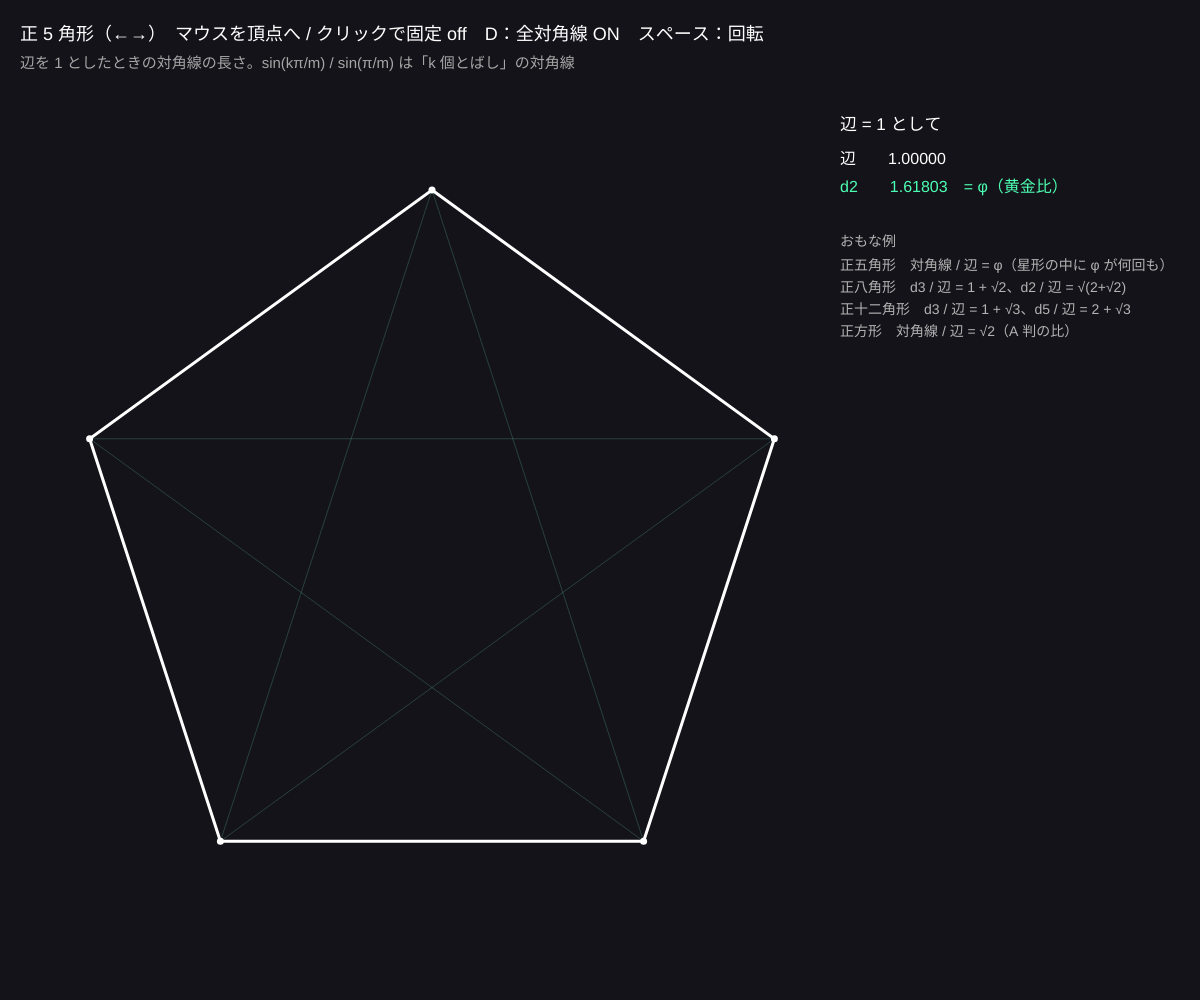
Frame 1 (no input)
Frame 60 (no input): identical to frame 1, image omitted
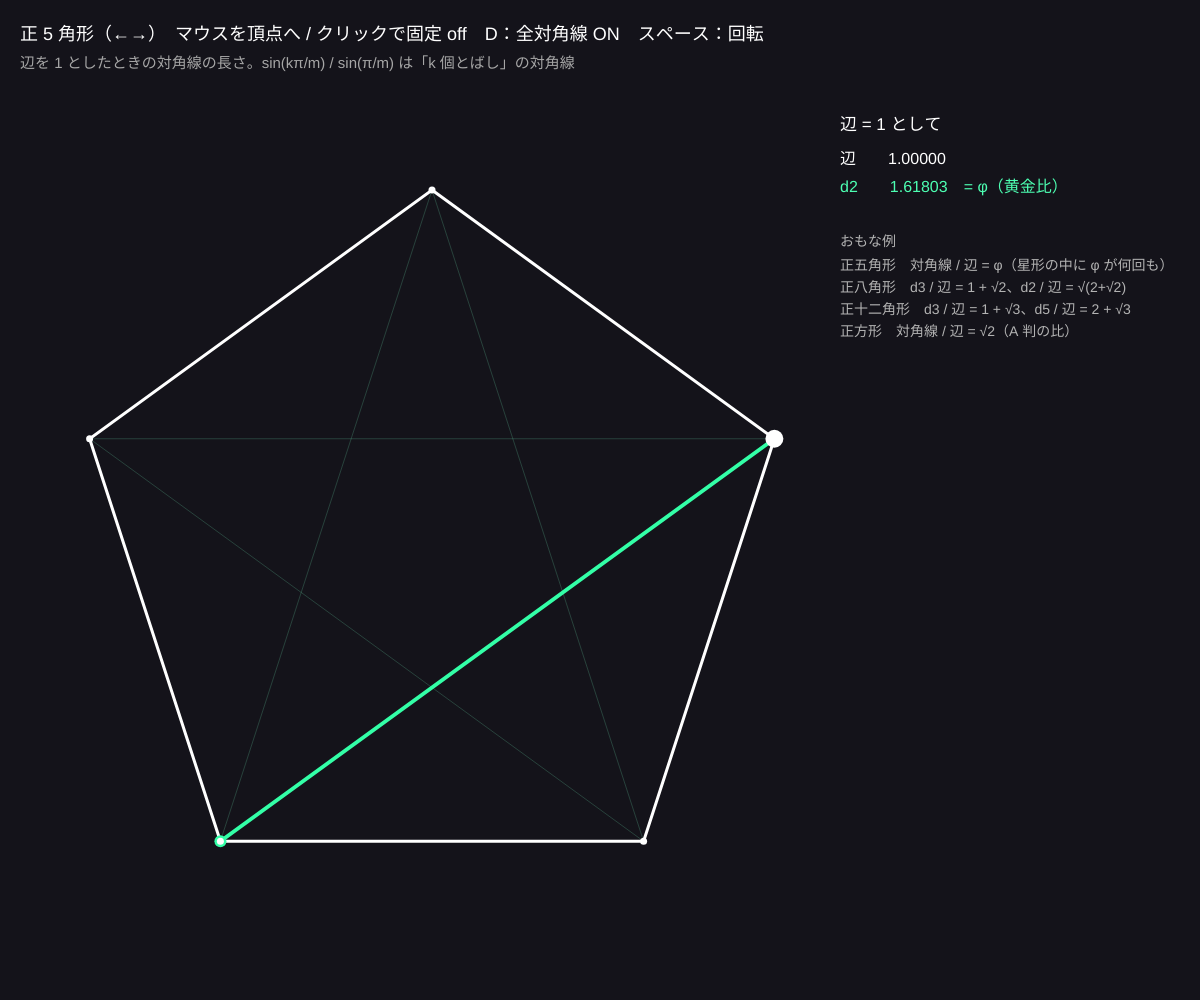
Frame 120 (the mouse pressed at the canvas centre since frame 60)

The p5.js sketch that drew these frames (run headless with seeded random() and noise() and a simulated clock; from frame 60 on, the mouse is pressed at the canvas centre):

// p5.js sketch
// ── sketch.js
// ============================================
// 06 正多角形の中の貴金属比
// 正 m 角形で、k 個とばしの対角線と辺の比は  d(k) / 辺 = sin(kπ/m) / sin(π/m)
//   正五角形 → φ（黄金比） / 正八角形 → 1+√2（白銀比） / 正十二角形 → 1+√3, 2+√3 …
// ←→ = 角の数 m / マウスを頂点に近づける = その頂点からの対角線 / クリック = 固定 / D = 全対角線 / スペース = 回転
// ============================================

let m = 5;               // ★ 正 m 角形
let picked = -1;         // クリックで固定した頂点
let showAll = true;
let spin = false;
let rot = -Math.PI / 2;

// 名前つきの比（見つけたら名前を出す）
const NAMED = [
  { v: Math.SQRT2, name: '√2（白銀比・大和比）' },
  { v: (1 + Math.sqrt(5)) / 2, name: 'φ（黄金比）' },
  { v: Math.sqrt(3), name: '√3' },
  { v: 2, name: '2' },
  { v: 1 + Math.SQRT2, name: '1+√2（白銀比）' },
  { v: 1 + Math.sqrt(3), name: '1+√3（第2白銀比）' },
  { v: 2 + Math.sqrt(3), name: '2+√3' },
  { v: (1 + Math.sqrt(5)) / 2 + 1, name: 'φ² = φ+1' },
  { v: Math.sqrt(4 + 2 * Math.SQRT2), name: '√(4+2√2)' },
  { v: Math.sqrt(2 + Math.SQRT2), name: '√(2+√2)' },
];

function setup() {
  createCanvas(windowWidth, windowHeight);
  colorMode(HSB, 360, 100, 100, 100);
}

function draw() {
  background(250, 25, 10);
  if (spin) rot += 0.004;
  let cx = width * 0.36, cy = height * 0.55, R = min(width * 0.3, height * 0.38);
  let P = [];
  for (let i = 0; i < m; i++) P.push({ x: cx + R * cos(rot + TWO_PI * i / m), y: cy + R * sin(rot + TWO_PI * i / m) });

  // マウスにいちばん近い頂点（固定していなければ）
  let sel = picked;
  if (sel < 0) {
    let best = 1e9;
    for (let i = 0; i < m; i++) { let d = dist(mouseX, mouseY, P[i].x, P[i].y); if (d < best) { best = d; sel = i; } }
    if (best > R * 0.6) sel = -1;
  }

  // 全部の対角線（長さの種類ごとに色）
  if (showAll) {
    for (let i = 0; i < m; i++) for (let j = i + 2; j < m; j++) {
      let k = min(j - i, m - (j - i));
      stroke(hueOf(k), 50, 80, 25);
      strokeWeight(1);
      line(P[i].x, P[i].y, P[j].x, P[j].y);
    }
  }
  // 辺
  noFill();
  stroke(0, 0, 100);
  strokeWeight(3);
  beginShape();
  for (let p of P) vertex(p.x, p.y);
  endShape(CLOSE);

  // 選んだ頂点からの対角線
  if (sel >= 0) {
    for (let k = 2; k <= floor(m / 2); k++) {
      let q = P[(sel + k) % m];
      stroke(hueOf(k), 80, 100);
      strokeWeight(4);
      line(P[sel].x, P[sel].y, q.x, q.y);
      noStroke();
      fill(hueOf(k), 80, 100);
      circle(q.x, q.y, 12);
    }
    fill(0, 0, 100);
    circle(P[sel].x, P[sel].y, 18);
  }
  noStroke();
  fill(0, 0, 100);
  for (let p of P) circle(p.x, p.y, 7);

  // 文字
  fill(0, 0, 100);
  textSize(18);
  text('正 ' + m + ' 角形（←→）　マウスを頂点へ / クリックで固定 ' + (picked >= 0 ? 'ON' : 'off') + '　D：全対角線 ' + (showAll ? 'ON' : 'off') + '　スペース：回転', 20, 40);
  fill(0, 0, 65);
  textSize(15);
  text('辺を 1 としたときの対角線の長さ。sin(kπ/m) / sin(π/m) は「k 個とばし」の対角線', 20, 68);

  // 右：比の表
  let px = width * 0.7, py = 130;
  fill(0, 0, 100);
  textSize(17);
  text('辺 = 1 として', px, py);
  for (let k = 1; k <= floor(m / 2); k++) {
    let v = sin(k * PI / m) / sin(PI / m);
    let nm = nameOfValue(v);
    fill(k === 1 ? color(0, 0, 100) : color(hueOf(k), 70, 100));
    textSize(16);
    text((k === 1 ? '辺　　' : 'd' + k + '　　') + nf(v, 1, 5) + (nm ? '　= ' + nm : ''), px, py + 34 + (k - 1) * 28);
  }
  // 比どうしの比（となりの対角線）
  fill(0, 0, 70);
  textSize(14);
  let yy = py + 60 + floor(m / 2) * 28;
  text('おもな例', px, yy);
  text('正五角形　対角線 / 辺 = φ（星形の中に φ が何回も）', px, yy + 24);
  text('正八角形　d3 / 辺 = 1 + √2、d2 / 辺 = √(2+√2)', px, yy + 46);
  text('正十二角形　d3 / 辺 = 1 + √3、d5 / 辺 = 2 + √3', px, yy + 68);
  text('正方形　対角線 / 辺 = √2（A 判の比）', px, yy + 90);
}

function nameOfValue(v) {
  for (let t of NAMED) if (abs(t.v - v) < 1e-6) return t.name;
  return '';
}
function hueOf(k) { return (k * 67 + 20) % 360; }

function mousePressed() {
  if (picked >= 0) { picked = -1; return; }
  let cx = width * 0.36, cy = height * 0.55, R = min(width * 0.3, height * 0.38);
  for (let i = 0; i < m; i++) {
    let x = cx + R * cos(rot + TWO_PI * i / m), y = cy + R * sin(rot + TWO_PI * i / m);
    if (dist(mouseX, mouseY, x, y) < 40) picked = i;
  }
}

function keyPressed() {
  if (key === RIGHT_ARROW) { m = min(m + 1, 24); picked = -1; }
  if (key === LEFT_ARROW) { m = max(m - 1, 3); picked = -1; }
  if (key === 'd' || key === 'D') showAll = !showAll;
  if (key === ' ') spin = !spin;
}

function windowResized() { resizeCanvas(windowWidth, windowHeight); }

// ---------- やってみよう ----------
// 1. 正五角形の対角線を全部ひくと星形の中に小さな五角形ができる。大きさの比は？（φ² 倍）
// 2. 正十角形・正十二角形で、表に名前が出る対角線を探そう
// 3. 正 m 角形の d2 / 辺 = 2cos(π/m)。m を大きくすると 2 に近づくのはなぜ？
// 4. NAMED に「(√6+√2)/2」（正十二角形の d2）など自分で見つけた値を足してみよう

// ---------- 道具 ----------
// （このスケッチは p5.js の sin / cos / dist だけで計算している）
